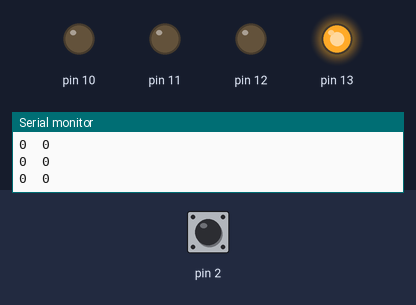
Simulated run of this sketch. Board: Arduino Uno, built with avr-gcc and run on an emulated ATmega328P. Shown: output pins drawn as LEDs (lit = HIGH), the last lines printed to the serial monitor. The test bench sets the inputs (shaded band); at power-on: pin 2 LOW.

Above: at 1.2 s.
1.3 s: pin 2 driven HIGH
At 1.7 s:
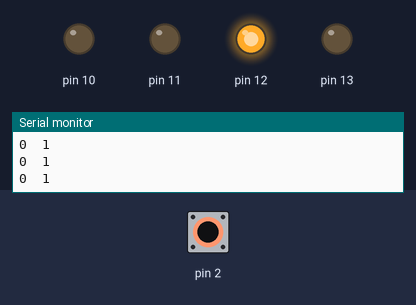
2.8 s: pin 2 pulsed LOW 5 times (0.12 s each, 0.3 s apart)
At 3.44 s:
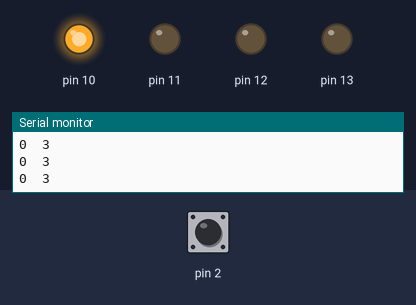
At 5.3 s:
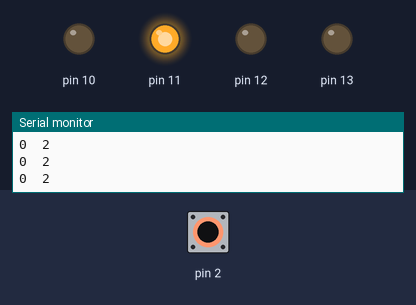
Timing chart, 0 to 6.8 s (numbered marks = the images above; inputs shaded):
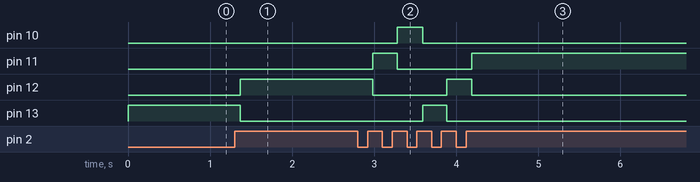

Measured:
- after the input at 1.3 s, pin 12: LOW → HIGH after 0.07 s; pin 13: HIGH → LOW after 0.07 s
- after the input at 2.8 s, pin 10: LOW → HIGH after 0.48 s, → LOW 0.31 s later; pin 11: LOW → HIGH after 0.18 s, → LOW 0.30 s later, → HIGH 0.90 s later; pin 12: HIGH → LOW after 0.18 s, → HIGH 0.90 s later, → LOW 0.31 s later; pin 13: LOW → HIGH after 0.79 s, → LOW 0.29 s later

The sketch:

PB_LEDs_Class.ino
```cpp
/*The goal of this program is to use two classes, a Push Button class and a Led class.
Pressing the buttons alternates the LED that is on. Keeping the button pressed doesn't chage the LED that is on

Classes, functions, LED class, PB class*/
#include "pushbutton.h" //include the PB class
#include "ledclass.h" //include the LED class
//#include <Timer.h> //Optinal Timer class to replace the delay

PushButton PBtest(2); // create a new button object with pin 2

//Create LED objects and assign them a pin
LED red(13);
LED blue(12);
LED green(11);
LED white(10);

int state; //Variable that stores the state of the PB
int Case=0; //Variable responsible for changeing the swithc case. It starts at Case 0

void setup() {

  Serial.begin(9600); //Initialize Serial monitor to check the correct operation of the program
  PBtest.init(); //Initialize Push button

  //initialize all the LEDs
  red.init();
  blue.init();
  green.init();
  white.init();
}

void loop() {


  state=PBtest.updateState(); //Retrive the value of the PB by using a method from the PB class

  Serial.print(state); //Print the value to see that everything is working as expected
  Serial.print("  ");

  if(state>0){ //If there is a change in the state, it means that the button was pressed, thus, changing the LED that is on
    Case=Case+1; //When the button is pressed, 1 is added to case, thus changing the case
  }

  Serial.println(Case); //print the case to be able to check if it is properly working

  switch (Case){ //Switch case based on the variable Case
    case 0: //When the program starts the variable is equal to 0, being this the case
          red.ON(); //The first LED is on
          blue.OFF(); //The rest of the LEDs remain off
          green.OFF() ;
          white.OFF();

    break; //Break the case and continue
    case 1: //If the PB is pressed, now Case is equal to 1
          red.OFF(); //The first LED turns off
          blue.ON(); //The second is now ON
          green.OFF() ; //The rest remain off
          white.OFF();
    break;
    case 2: //If the PB is pressed again, the case will change to 2
          red.OFF(); //First LED OFF
          blue.OFF(); //Second OFF
          green.ON(); //Third ON
          white.OFF(); //Fourth OFF
    break;
    case 3: //If the PB is pressed again, 1 will be added to Case, being now 3
      red.OFF();//First LED OFF
      blue.OFF();//Second OFF
      green.OFF();//Third OFF
      white.ON(); //Fourth ON
    break;
    default:
      Case=0;   //If the Case reaches 4, the value resets to 0, starting the loop again
    break;
  };


}
```

ledclass.cpp
```cpp
#include "ledclass.h" //Include the header file of the class

LED::LED(int pinNumber){ //When the constructor is used, store the value to the variable pin
  pin=pinNumber;

};

void LED::init(){
  pinMode(pin,OUTPUT); //Define pin as Output
};

void LED::ON(){
  digitalWrite(pin,1);
};//function to digitalWrite 1 to the pin, turning on the LED

void LED::OFF(){
  digitalWrite(pin,0);
};//function to digitalWrite 0 to the pin, turning off the LED
```

ledclass.h
```cpp
#ifndef ledclass_H
#define ledclass_H
//define if is not defined yet

#include<Arduino.h> //include Arduino library

class LED { //create a class for LED
  private: //hide and protect the variables here
    int pin; //variable in which the pin number in use will be saved

  public:
    LED(){}; //default costructor
    LED(int pinNumber); //constructor that receives the pin number

    void init(); //method to initialize the LED

    void ON();//turn ON the LED

    void OFF();//turn OFF the LED

};

#endif
```

pushbotton.cpp
```cpp
#include "pushbutton.h" //include the header file

PushButton::PushButton(int pinNumber) { //the constructor receives the pin number connected to the push button
      pin = pinNumber; //pin variable receives the pin number
    };

void PushButton::init (){
   pinMode(pin, INPUT); //define pin as input
   //*This PB is dessinged to be connected wit a Pull down ressitor <--------------------
};

int PushButton:: updateState() { //function to get the state of the PB
       int reading = digitalRead(pin); //digital read the pin

      if (reading != lastButtonState) {
    // reset the debouncing timer
    lastDebounceTime = millis(); //The last Debounce is now equal to the milliseconds of the clock
  }

   if ((millis() - lastDebounceTime) > debounceDelay) { //If the current millis and millis in the last debounce are bigger than the delay, do the following
    if (reading != buttonState) { //If the reading is different from the buttonState, update the buttonState with the reading
      buttonState = reading;

      // Check if button is pressed
      if (buttonState == HIGH) {
        //If the button is pressed

        if (!buttonPressed) {// Return 1 when button is first pressed
          buttonPressed = true;
          return 1;
        } else {
          return 0; //return 0 when button is continuously pressed
        }
      } else {
        buttonPressed = false;
      }
    }
  }

  lastButtonState = reading; //Update the last State of the PB with the previous reading
  return 0; // Return 0 if button is not pressed

        };
```

pushbutton.h
```cpp
#ifndef pushbutton_H
#define pushbutton_H
//define if is not defined yet

#include<Arduino.h> //include Arduino library

class PushButton { //create a class for push buttons
  private: //hide and protect the variables
    int pin; //variable in which the pin number in use will be saved

    int buttonState;            // the current reading from the input pin
    int lastButtonState = LOW;  // the previous reading from the input pin. It is for default LOW
    unsigned long lastDebounceTime = 0;  // the last time the output pin was toggled
    unsigned long debounceDelay = 50;    // the debounce time in milliseconds

    bool buttonPressed; //Variable that indicates that the Button is being pressed

  public:
    PushButton(){}; //default costructor
    PushButton(int pinNumber); //constructor that receives the pin number

    void init(); //Initialize Push Button

    int updateState();//function to digitalRead the pin to see the state of the button

};

#endif
```
